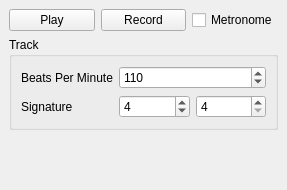
<?xml version="1.0" encoding="UTF-8"?>
<ui version="4.0">
 <class>RecordWidget</class>
 <widget class="QDockWidget" name="RecordWidget">
  <property name="geometry">
   <rect>
    <x>0</x>
    <y>0</y>
    <width>287</width>
    <height>190</height>
   </rect>
  </property>
  <property name="locale">
   <locale language="English" country="UnitedStates"/>
  </property>
  <property name="windowTitle">
   <string>Record</string>
  </property>
  <widget class="QWidget" name="dockWidgetContents">
   <layout class="QVBoxLayout" name="verticalLayout">
    <item>
     <layout class="QHBoxLayout" name="horizontalLayout">
      <item>
       <widget class="QPushButton" name="play">
        <property name="text">
         <string>Play</string>
        </property>
        <property name="checkable">
         <bool>true</bool>
        </property>
       </widget>
      </item>
      <item>
       <widget class="QPushButton" name="record">
        <property name="text">
         <string>Record</string>
        </property>
        <property name="checkable">
         <bool>true</bool>
        </property>
       </widget>
      </item>
      <item>
       <widget class="QCheckBox" name="metronome">
        <property name="text">
         <string>Metronome</string>
        </property>
       </widget>
      </item>
     </layout>
    </item>
    <item>
     <widget class="QGroupBox" name="groupBox">
      <property name="title">
       <string>Track</string>
      </property>
      <layout class="QFormLayout" name="formLayout">
       <item row="0" column="0">
        <widget class="QLabel" name="beatsPerMinuteLabel">
         <property name="text">
          <string>Beats Per Minute</string>
         </property>
        </widget>
       </item>
       <item row="0" column="1">
        <widget class="QSpinBox" name="bpm">
         <property name="minimum">
          <number>50</number>
         </property>
         <property name="maximum">
          <number>200</number>
         </property>
         <property name="value">
          <number>110</number>
         </property>
        </widget>
       </item>
       <item row="1" column="0">
        <widget class="QLabel" name="label">
         <property name="text">
          <string>Signature</string>
         </property>
        </widget>
       </item>
       <item row="1" column="1">
        <layout class="QHBoxLayout" name="horizontalLayout_2">
         <item>
          <widget class="QSpinBox" name="beats">
           <property name="minimum">
            <number>2</number>
           </property>
           <property name="maximum">
            <number>16</number>
           </property>
           <property name="value">
            <number>4</number>
           </property>
          </widget>
         </item>
         <item>
          <widget class="QSpinBox" name="division">
           <property name="minimum">
            <number>4</number>
           </property>
           <property name="maximum">
            <number>8</number>
           </property>
           <property name="singleStep">
            <number>4</number>
           </property>
          </widget>
         </item>
        </layout>
       </item>
      </layout>
     </widget>
    </item>
    <item>
     <spacer name="verticalSpacer">
      <property name="orientation">
       <enum>Qt::Vertical</enum>
      </property>
      <property name="sizeHint" stdset="0">
       <size>
        <width>20</width>
        <height>40</height>
       </size>
      </property>
     </spacer>
    </item>
   </layout>
  </widget>
 </widget>
 <resources/>
 <connections/>
</ui>
